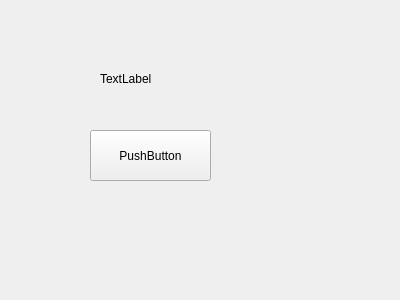
<?xml version="1.0" encoding="UTF-8"?>
<ui version="4.0">
 <class>ExampleWidget</class>
 <widget class="QWidget" name="ExampleWidget">
  <property name="geometry">
   <rect>
    <x>0</x>
    <y>0</y>
    <width>400</width>
    <height>300</height>
   </rect>
  </property>
  <property name="windowTitle">
   <string>Form</string>
  </property>
  <widget class="QPushButton" name="example_push_button">
   <property name="geometry">
    <rect>
     <x>90</x>
     <y>130</y>
     <width>121</width>
     <height>51</height>
    </rect>
   </property>
   <property name="text">
    <string>PushButton</string>
   </property>
  </widget>
  <widget class="QLabel" name="example_label">
   <property name="geometry">
    <rect>
     <x>100</x>
     <y>70</y>
     <width>67</width>
     <height>17</height>
    </rect>
   </property>
   <property name="text">
    <string>TextLabel</string>
   </property>
  </widget>
 </widget>
 <resources/>
 <connections/>
</ui>
